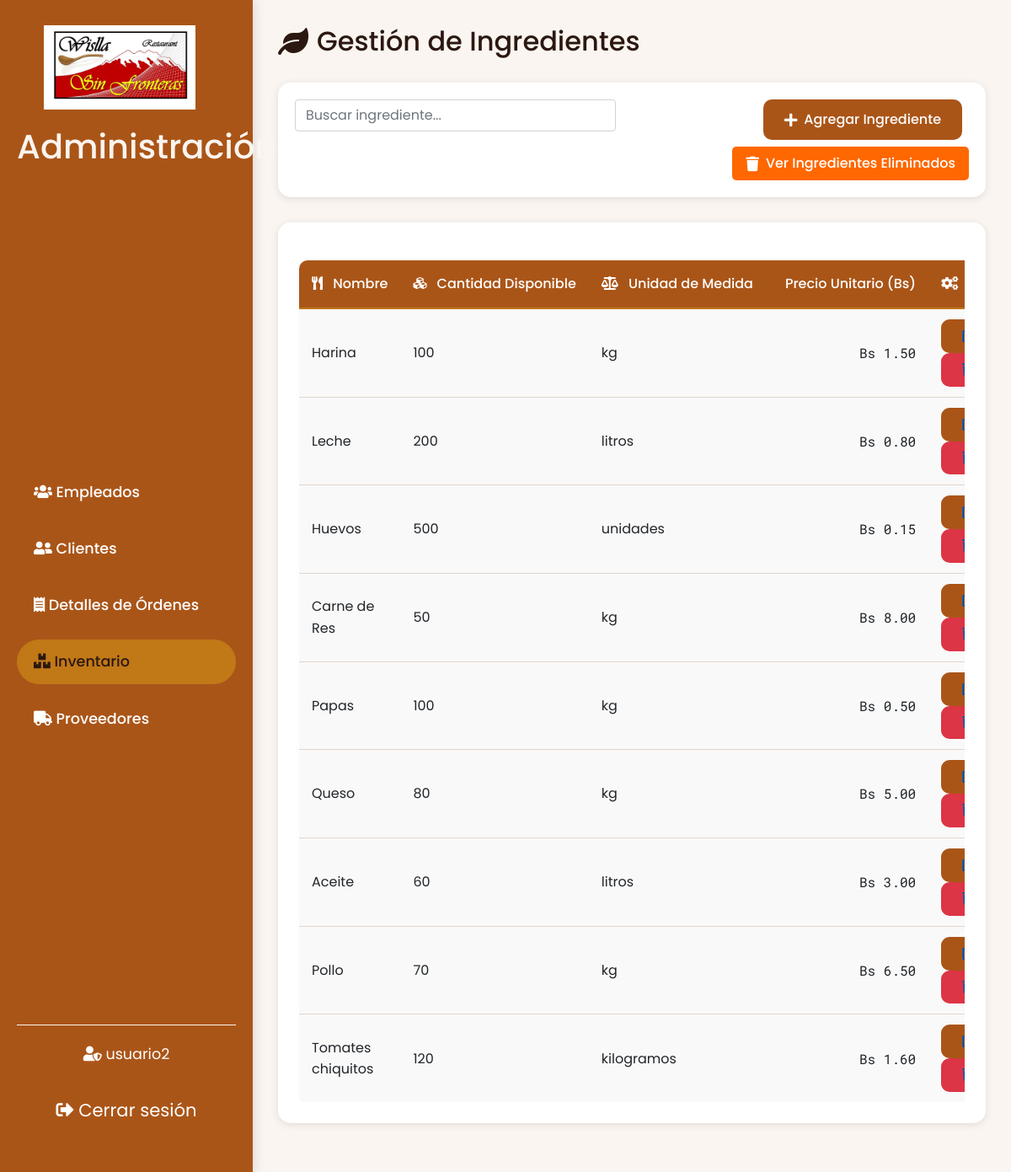
The app's page /paginaProyectoRest/administrador/inventario.php (signed in), older data.
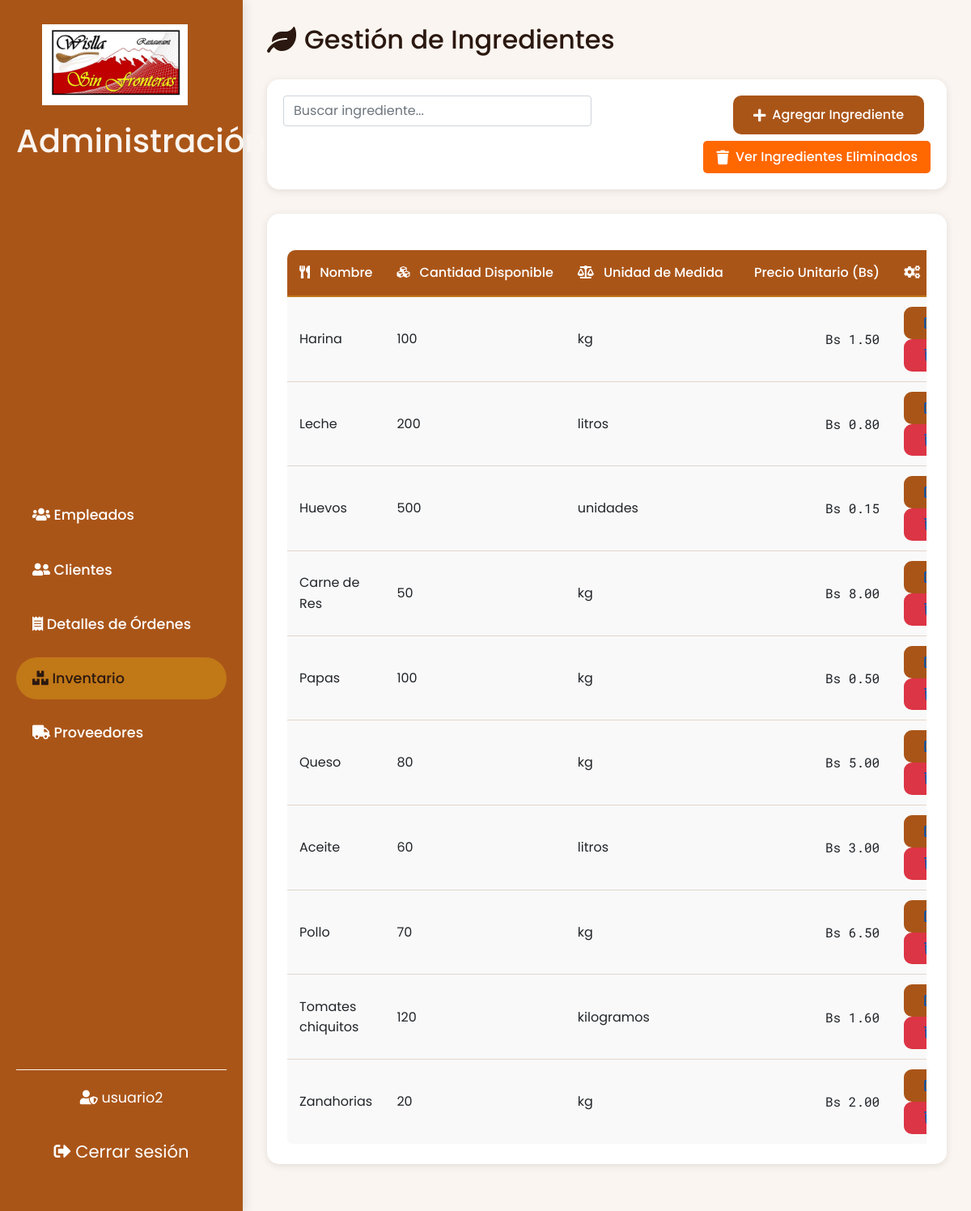
The same page, newer data.
### tables this page shows
CREATE TABLE `ingredientes` (
  `id` bigint(20) NOT NULL,
  `nombre` varchar(255) NOT NULL,
  `cantidad_disponible` int(11) NOT NULL CHECK (`cantidad_disponible` >= 0),
  `unidad_medida` varchar(50) NOT NULL,
  `precio_unitario` decimal(10,2) NOT NULL CHECK (`precio_unitario` >= 0),
  `activo` tinyint(1) NOT NULL DEFAULT 1,
  `motivo_eliminacion` varchar(100) DEFAULT NULL
);

### paginaProyectoRest/administrador/inventario.php (the view, shortened to what this page needs)
<?php
$nombre_admin = $_SESSION['nombre'];
$conn = conexion();
$sql_ingredientes = "SELECT * FROM ingredientes WHERE activo = 1";
$result_ingredientes = mysqli_query($conn, $sql_ingredientes);
?>
<!DOCTYPE html>
<html lang="es">
<head>
    <link href="https://cdnjs.cloudflare.com/ajax/libs/font-awesome/5.15.4/css/all.min.css" rel="stylesheet">
    <link href="https://cdnjs.cloudflare.com/ajax/libs/bootstrap/5.1.3/css/bootstrap.min.css" rel="stylesheet">
    <link rel="stylesheet" href="../css/styleCliAdmin.css">
</head>
<body>
    <div class="layout">
        <aside class="sidebar">
            <div class="logo">
                <a class="navbar-brand" href="#">
                    <img src="../imagenes/WisllaLogo.jpg" alt="Logo de Wislla">
                </a>
                <h1>Administración</h1>
            </div>
            <nav class="main-nav">
                <ul>
                    <li><a href="admin.php"><i class="fas fa-users"></i> Empleados</a></li>
                    <li><a href="clientes.php"><i class="fas fa-user-friends"></i> Clientes</a></li>
                    <li><a href="detalles.php"><i class="fas fa-receipt"></i> Detalles de Órdenes</a></li>
                    <li><a href="inventario.php" class="active"><i class="fas fa-boxes"></i> Inventario</a></li>
                    <li><a href="proveedores.php"><i class="fas fa-truck"></i> Proveedores</a></li>
                </ul>
            </nav>
            <div class="user-section">
                <span><i class="fas fa-user-shield"></i> <?= htmlspecialchars($nombre_admin); ?></span>
                <br><br>
                <a href="../registro/logout.php" class="logout-btn">
                    <i class="fas fa-sign-out-alt"></i> Cerrar sesión
                </a>
            </div>
        </aside>
        <main class="main-content">
            <header class="content-header">
                <h2><i class="fas fa-leaf"></i> Gestión de Ingredientes</h2>
            </header>
            <section class="filter-section">
                <div class="row">
                    <div class="col">
                        <input type="text" id="searchInput" class="form-control" placeholder="Buscar ingrediente..." onkeyup="buscarIngredientes()">
                    </div>
                    <div class="col text-end">
                        <button class="btn btn-primary me-2" data-bs-toggle="modal" data-bs-target="#addIngredientModal">
                            <i class="fas fa-plus"></i> Agregar Ingrediente
                        </button>
                        <a href="ingredientes_eliminados.php" class="btn btn-secondary mt-2">
                            <i class="fas fa-trash"></i> Ver Ingredientes Eliminados
                        </a>
                    </div>
                </div>
            </section>
            <section class="stats-card">
                <div class="table-responsive">
                    <table class="table">
                        <thead>
                            <tr>
                                <th><i class="fas fa-utensils"></i> Nombre</th>
                                <th><i class="fas fa-cubes"></i> Cantidad Disponible</th>
                                <th><i class="fas fa-balance-scale"></i> Unidad de Medida</th>
                                <th><i class=""></i> Precio Unitario (Bs)</th>
                                <th><i class="fas fa-cogs"></i> Acciones</th>
                            </tr>
                        </thead>
                        <tbody>
                            <?php while($row = mysqli_fetch_assoc($result_ingredientes)): ?>
                                <tr>
                                    <td><?= htmlspecialchars($row['nombre']); ?></td>
                                    <td>
                                        <?php if($row['cantidad_disponible'] < 10): ?>
                                            <span class="badge bg-warning">
                                                <?= htmlspecialchars($row['cantidad_disponible']); ?>
                                            </span>
                                        <?php else: ?>
                                            <?= htmlspecialchars($row['cantidad_disponible']); ?>
                                        <?php endif; ?>
                                    </td>
                                    <td><?= htmlspecialchars($row['unidad_medida']); ?></td>
                                    <td class="amount-column">Bs <?= number_format($row['precio_unitario'], 2); ?></td>
                                    <td>
                                        <a href="editar_ingrediente.php?id=<?= $row['id']; ?>" class="btn btn-primary btn-sm">
                                            <i class="fas fa-edit"></i>
                                        </a>
                                        <a href="eliminar_ingrediente.php?id=<?= $row['id']; ?>" class="btn btn-danger btn-sm">
                                            <i class="fas fa-trash"></i>
                                        </a>
                                    </td>
                                </tr>
                            <?php endwhile; ?>
                        </tbody>
                    </table>
                </div>
            </section>
        </main>
    </div>
</body>
</html>

Row changes from the older to the newer data that the page shows:
now on this page (row edited): ingredientes: nombre "Zanahorias", cantidad_disponible "20", unidad_medida "kg", precio_unitario "2.00"
